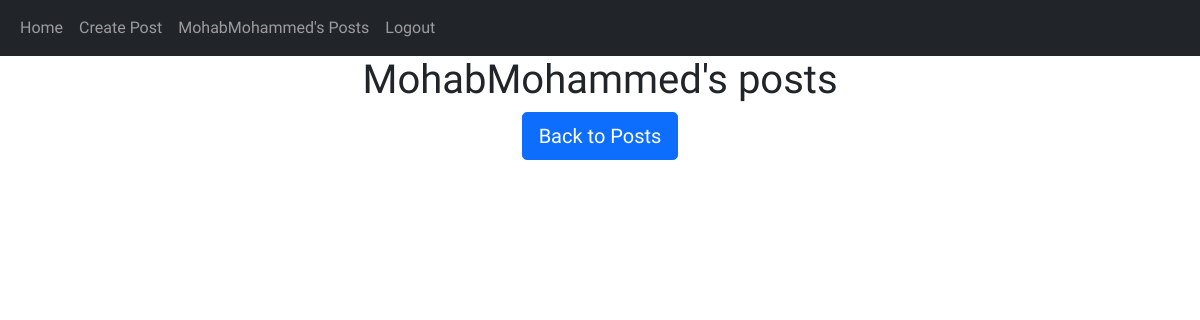
Page /posts/MohabMohammed (signed in) on the earlier database version.
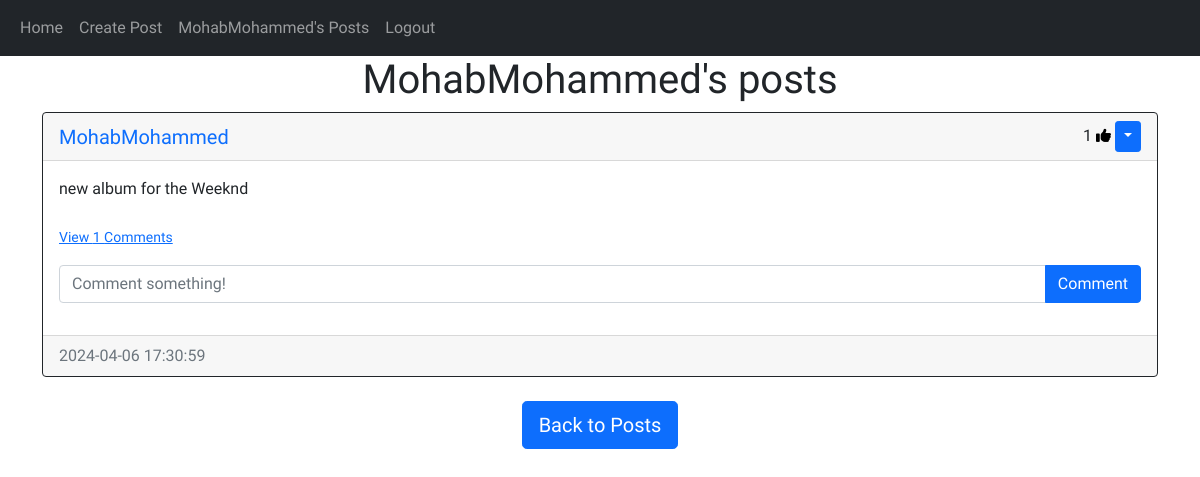
Same page on the later database version.
### website/models.py (models this page shows)
class User(db.Model, UserMixin):
    id = db.Column(db.Integer, primary_key=True)
    email = db.Column(db.String(150), unique=True)
    username = db.Column(db.String(150), unique=True)
    password = db.Column(db.String(150))
    date_created = db.Column(db.DateTime(timezone=True), default=func.now())
    posts = db.relationship('Post', backref='user', passive_deletes=True)
    comments = db.relationship('Comment', backref='user', passive_deletes=True)
    likes = db.relationship('Like', backref='user', passive_deletes=True)

class Post(db.Model):
    id = db.Column(db.Integer, primary_key=True)
    text = db.Column(db.Text, nullable=False)
    date_created = db.Column(db.DateTime(timezone=True), default=func.now())
    likes = db.relationship('Like', backref='post_likes', lazy=True)
    author = db.Column(db.Integer, db.ForeignKey(
        'user.id', ondelete="CASCADE"), nullable=False)
    comments = db.relationship('Comment', backref='post', passive_deletes=True)

### website/views.py (the view)
@views.route("/posts/<username>")
@login_required
def posts(username):
    user = User.query.filter_by(username=username).first()
    if not user:
        flash('No user with that username exists.', category='error')
        return redirect(url_for('views.home'))
    posts = user.posts
    return render_template("posts.html", user=current_user, posts=posts, username=username)

### website/__init__.py (called while the page is built)
def create_app():
    global app
    app = Flask(__name__)
    app.config['SECRET_KEY'] = "helloworld"
    app.config['SQLALCHEMY_DATABASE_URI'] = f'sqlite:///{DB_NAME}'
    db.init_app(app)
    from .views import views
    from .auth import auth
    app.register_blueprint(views, url_prefix="/")
    app.register_blueprint(auth, url_prefix="/")
    create_database(app)
    from .models import User, Comment, Post, Like
    with app.app_context():
        db.create_all()
    login_manager = LoginManager()
    login_manager.login_view = "auth.login"
    login_manager.init_app(app)
    @login_manager.user_loader
    def load_user(id):
        return User.query.get(int(id))
    return app

### website/templates/posts.html (shortened to what this page needs)
{% extends "posts_div.html" %}  {% block header %} {{username}}'s posts {% endblock %} {% block footer %}
<div align="center">
    <a href="/home"><button type="button" class="btn btn-primary btn-lg">Back to Posts</button></a>
</div>
{% endblock %}

### website/templates/posts_div.html (shortened to what this page needs)
{% extends "base.html" %} {% block title %}Home{% endblock %} {% block content
%}
<h1 align="center">{% block header %}Posts{% endblock %}</h1>
<div id="posts">
  {% for post in posts %}
  <div class="card border-dark">
    <div class="card-header d-flex justify-content-between align-items-center">
      <a class="user_name_post" href="/posts/{{post.user.username}}">{{post.user.username}}</a>
      <div class="like-btn">
        <span id="likes-count-{{post.id}}"> {{ post.likes|length }}</span>
        {% if user.id in post.likes|map(attribute="author")|list %}
        <i
          class="fas fa-thumbs-up like_btn"
          id="like-button-{{post.id}}"
          onclick="like(postId)"
        ></i>
        {% endif %} {% if user.id == post.author %}
        <div class="btn-group">
          <button
            type="button"
            class="btn btn-sm btn-primary dropdown-toggle"
            data-bs-toggle="dropdown"
          ></button>
        </div>
        {% endif %}
      </div>
    </div>
    <div class="card-body">
      <div class="card-text">{{post.text}}</div>
      <br />
      <p class="card-text">
        {% if post.comments|length > 0 %}
        <a data-bs-toggle="collapse" href="#comments-{{post.id}}" role="button">
          <small>View {{post.comments|length}} Comments</small>
        </a>
        {% else %}
        <small class="text-muted">No Comments</small>
        {% endif %}
      </p>
      <form
        class="input-group mb-3"
        method="POST"
        action="/create-comment/{{post.id}}"
      >
        <input
          type="text"
          id="text"
          name="text"
          class="form-control"
          placeholder="Comment something!"
        />
        <button type="submit" class="btn btn-primary">Comment</button>
      </form>
    </div>
    <div class="card-footer text-muted">{{post.date_created}}</div>
  </div>
  <br/ > {% endfor %}
</div>
{% block footer %}{% endblock %} {% endblock %}

### website/templates/base.html (shortened to what this page needs)
<!DOCTYPE html>
<html lang="en">
  <head>
    <link
      href="https://cdn.jsdelivr.net/npm/bootstrap@5.0.2/dist/css/bootstrap.min.css"
      rel="stylesheet"
    />
    <link
      rel="stylesheet"
      href="{{ url_for('static', filename='css/styles.css')}}"
    />
  </head>
  <body>
    <nav class="navbar navbar-expand-lg navbar-dark bg-dark">
      <div class="container-fluid">
        <div class="collapse navbar-collapse" id="navbar">
          <div class="navbar-nav">
            <a class="nav-item nav-link" href="/home">Home</a>
            {% if user.is_authenticated %}
            <a class="nav-item nav-link" href="/create-post">Create Post</a>
            <a class="nav-item nav-link" href="/posts/{{ user.username }}"
              >{{ user.username }}'s Posts</a
            >
            <a class="nav-item nav-link" href="/logout">Logout</a>
            {% else %}
            <a class="nav-item nav-link" href="/login">Login</a>
            <a class="nav-item nav-link" href="/sign-up">Sign Up</a>
            {% endif %}
          </div>
        </div>
      </div>
    </nav>
    <div class="container">{% block content %}{% endblock %}</div>
  </body>
</html>

### website/static/css/styles.css (style rules this page uses)
* { padding: 0; margin: 0; box-sizing: border-box; font-family: "Cairo", sans-serif; }
i { color: black; font-size: 15px; display: flex; justify-content: center; align-items: center; }
.user_name_post { text-decoration: none; cursor: pointer; font-size: 20px; }

Differences in the rows shown:
added Post: user.username "MohabMohammed", likes|length "1", text "new album for the Weeknd", comments|length "1", date_created "2024-04-06 17:30:59"
